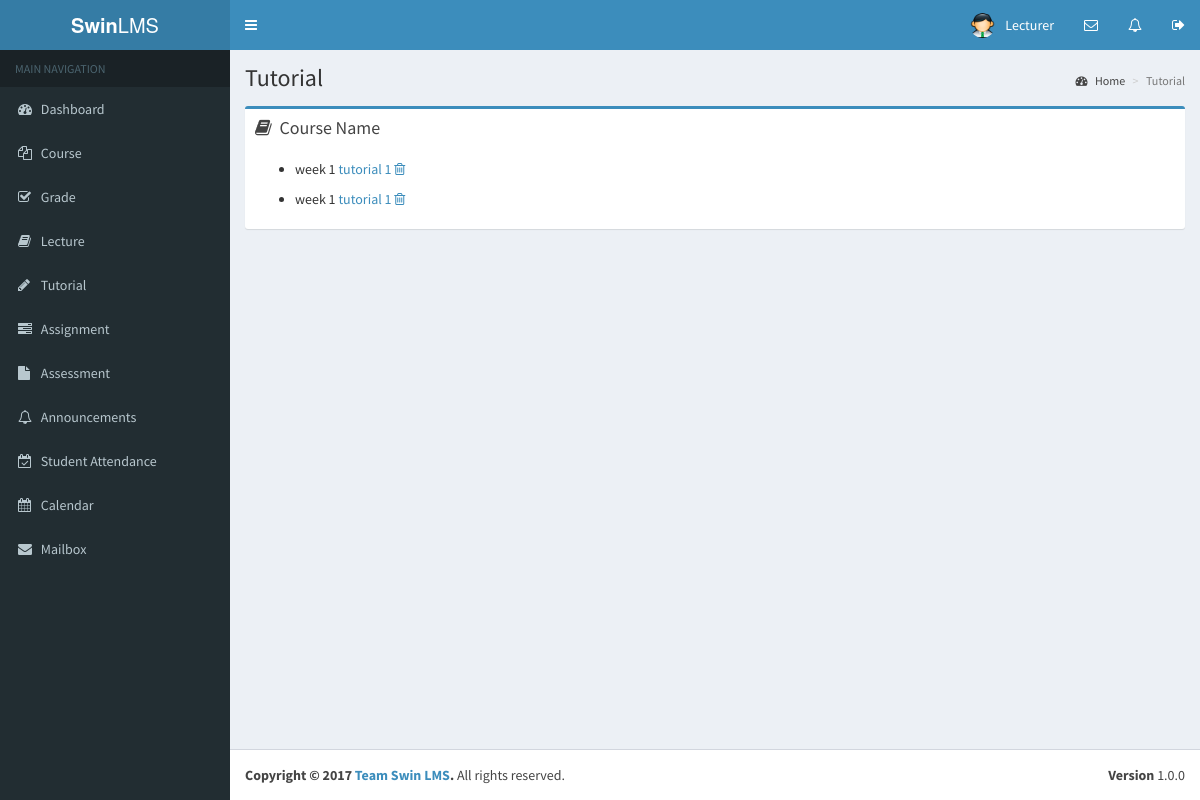
The page /lecturer/tutorial.php on the database as committed earlier.
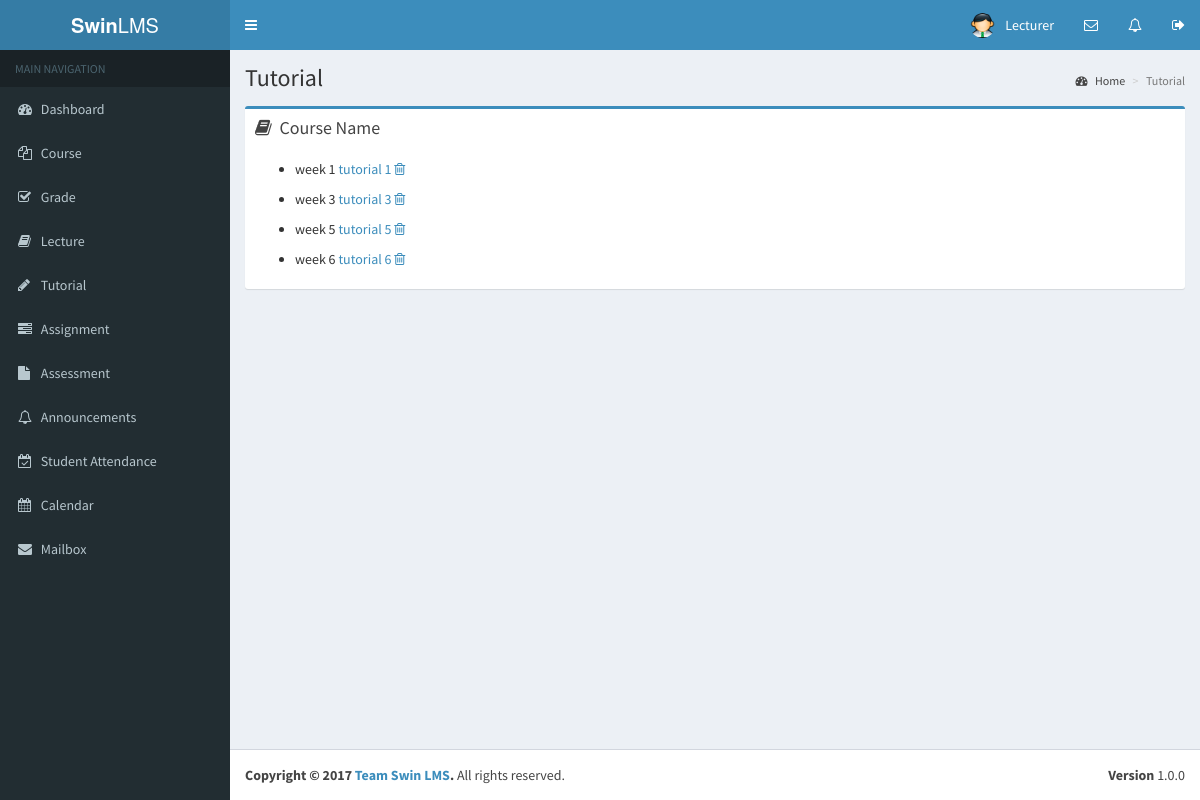
The same page on the database as committed later.
### tables this page shows
CREATE TABLE `tutorial` (
  `id` int(11) NOT NULL,
  `unit_id` int(11) NOT NULL,
  `title` varchar(45) NOT NULL,
  `file` varchar(100) DEFAULT NULL,
  `description` varchar(50) NOT NULL,
  `type` varchar(30) DEFAULT NULL,
  `size` int(11) DEFAULT NULL
);

### lecturer/tutorial.php (the view, shortened to what this page needs)
<!DOCTYPE html>
<html>
    <?php include_once('first.php') ?>
    <body class="hold-transition skin-blue sidebar-mini">
    <?php include_once('header.php')?>
    <?php include_once('sidebar.php') ?>
        <div class="content-wrapper">
            <section class="content-header">
                <h1>
                    Tutorial
                </h1>
                <ol class="breadcrumb">
                    <li><a href="dashboard.php"><i class="fa fa-dashboard"></i> Home</a></li>
                    <li class="active">Tutorial</li>
                </ol>
            </section>
            <section class="content">
                <div class="row">
                    <section class="col-lg-12">
                        <div class="box box-primary">
                            <div class="box-header">
                                <i class="fa fa-book"></i>
                                <h3 class="box-title">Course Name</h3>
                            </div>
                            <div class="box-body">
                                <?php
                                    $sql="SELECT * FROM tutorial";
                                    $result_set=mysql_query($sql);
                                    while($row=mysql_fetch_array($result_set))
                                    {
                                ?>
                                <ul class="course-list">
                                    <li>
                                        <?php echo $row['title'] ?>
                                        <a href="upload/uploads/<?php echo $row['file'] ?>" target="_blank"><?php echo $row['description'] ?></a>
                                        <a href="tutorial/remove.php?id=<?php echo $row['id'] ?>" class="delete-button"><i class="fa fa-trash-o"></i></a>
                                    </li>
                                </ul>
                                <?php
                                    }
                                ?>
                            </div>
                        </div>
                    </section>
                </div>
            </section>
        </div>
    <?php include_once('footer.php') ?>
    </body>
</html>

Rows that differ between the two databases and show on the page:
changed tutorial: title "week 1" → "week 3"; description "tutorial 1" → "tutorial 3"
added tutorial: title "week 5", description "tutorial 5"
added tutorial: title "week 6", description "tutorial 6"
